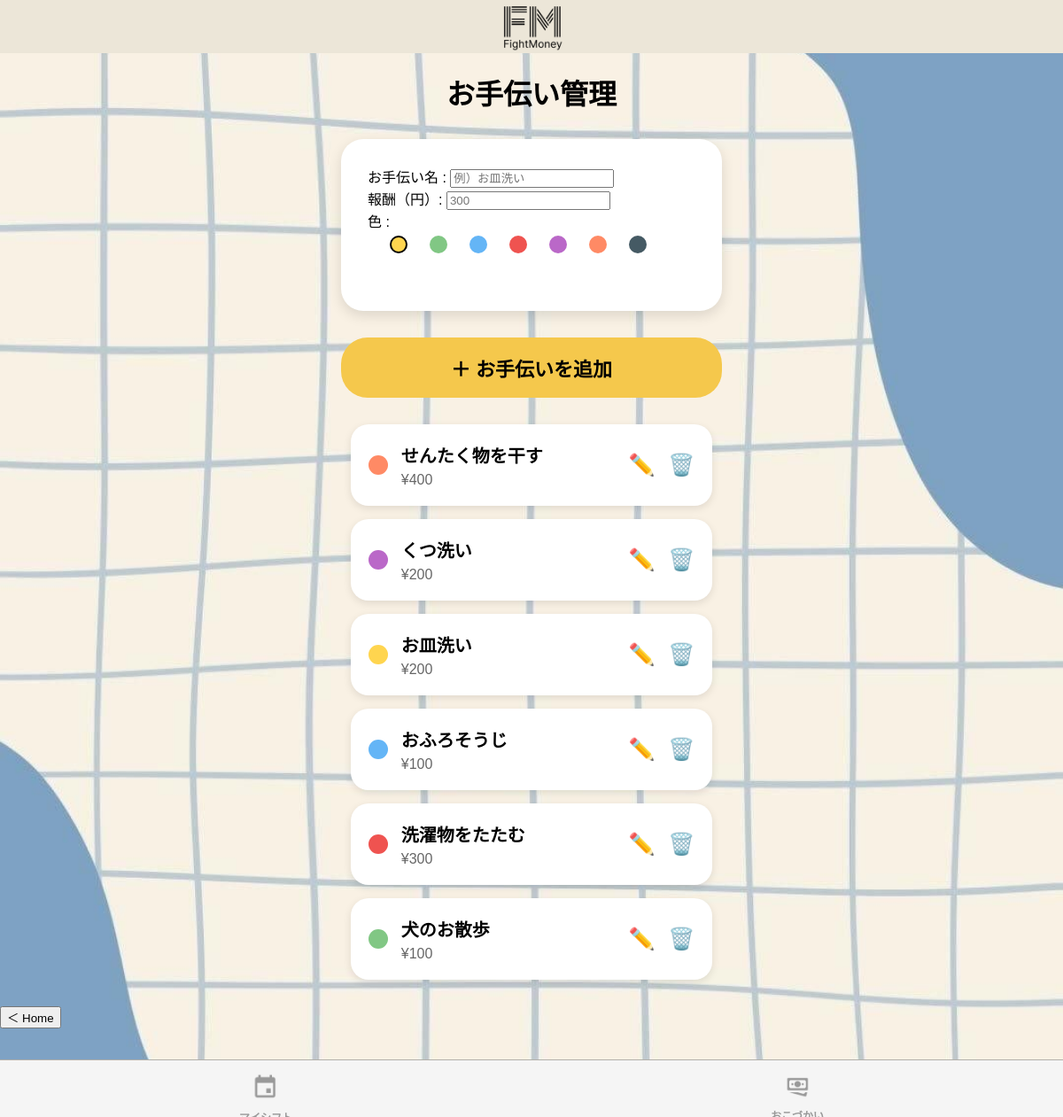
Screenshot of /parent_help (signed in) with the database file from the repository.
### tables this page shows
CREATE TABLE help(
    id INTEGER PRIMARY KEY AUTOINCREMENT,
    family_id INTEGER,
    title TEXT NOT NULL,
    reward INTEGER
, color TEXT, is_deleted INTEGER DEFAULT 0);

### app.py (the view, shortened to what this page needs)
@app.route("/parent_help", methods=["GET","POST"])
def parent_help():
    if session["role"] != "parent":
        return redirect("/")
    conn=sqlite3.connect("app.db")
    conn.row_factory=sqlite3.Row
    cur=conn.cursor()
    cur.execute("""
    SELECT *
    FROM help
    WHERE family_id=?
    AND is_deleted=0
    ORDER BY id DESC
    """,(session["family_id"],))
    help_list=cur.fetchall()
    conn.close()
    return render_template(
        "help_parent.html",
        help_list=help_list
    )

### templates/help_parent.html (shortened to what this page needs)
<!DOCTYPE html>
<html lang="ja">
<head>
    <link rel="stylesheet" href="{{ url_for('static', filename='help_parent.css') }}?v=20260717">
</head>
<body>
    <header>
        <img src="{{ url_for('static', filename='images/logo.png') }}" class="logo">
    </header>
    <h1 class="page-title">お手伝い管理</h1>
<div class="container">
    <form method="POST">
        <div class="input-card">
            <label>お手伝い名 :</label>
            <input
                type="text"
                name="title"
                placeholder="例）お皿洗い"
                required>
		<br>
            <label>報酬（円）:</label>
            <input
                type="number"
                name="reward"
                placeholder="300"
                required>
		<br>
            <label>色 :</label>
            <div class="color-list">
                <div class="color selected"
                     style="background:#FFD54F"
                     data-color="#FFD54F"></div>
                <div class="color"
                     style="background:#81C784"
                     data-color="#81C784"></div>
                <div class="color"
                     style="background:#64B5F6"
                     data-color="#64B5F6"></div>
                <div class="color"
                     style="background:#EF5350"
                     data-color="#EF5350"></div>
                <div class="color"
                     style="background:#BA68C8"
                     data-color="#BA68C8"></div>
                <div class="color"
                     style="background: #FF8A65"
                     data-color="#FF8A65"></div>
                <div class="color"
                     style="background: #455A64"
                     data-color="#455A64"></div>
            </div>
        </div>
        <button class="add-btn" type="submit">
            ＋ お手伝いを追加
        </button>
    </form>
    <div class="help-list">
        {% for help in help_list %}
        <div class="help-card">
            <div class="left">
                <span class="dot" style="background: {{help['color']}};">
                </span>
                <div>
                    <div class="title">
                        {{help["title"]}}
                    </div>
                    <div class="reward">
                        ¥{{help["reward"]}}
                    </div>
                </div>
            </div>
            <div class="right">
                <a href="/edit_help/{{help['id']}}" class="edit">
                    ✏️
                </a>
                <a href="/delete_help/{{help['id']}}" class="delete">
                    🗑️
                </a>
            </div>
        </div>
        {% endfor %}
    </div>
    <button class="return" onclick="location.href='/parent_home'">＜ Home</button>
    <footer class="bottom-nav">
		<a href="{{url_for('home')}}">
			<img src="{{url_for('static',filename='images/clender.png')}}" alt="マイシフト" class="myshift">
			<p>マイシフト</p>
		</a>
		<a href="{{url_for('money')}}">
			<img src="{{url_for('static',filename='images/money.png')}}" alt="おこづかい" class="okane">
			<p>おこづかい</p>
		</a>
	</footer>
</div>
</body>
</html>

### static/help_parent.css (style rules this page uses)
* { box-sizing: border-box; }
html, body { width: 100%; margin: 0; padding: 0; overflow-x: hidden; }
body { background:url("parent.JPG"); background-size: cover; background-position: center; background-repeat: no-repeat; margin: 0; min-height: 100vh; font-family: sans-serif; }
.container { width:100%; margin:auto; min-height:100vh; padding-bottom:100px; box-sizing:border-box; }
header { width: 100%; height: 60px; margin: 0; padding: 0 15px; background: #ECE6D8; display: flex; justify-content: center; align-items: center; }
.logo { width:75px; }
.page-title { display:flex; justify-content:center; align-items:center; }
.input-card { width:430px; max-width:100%; box-sizing:border-box; margin:30px auto; background:white; border-radius:25px; padding:30px; box-shadow:0 5px 15px rgba(0,0,0,.12); }
.color-list { display:flex; gap:15px; margin-left: 20px; margin-bottom:30px; }
.color { width:20px; height:20px; margin-top: 5px; margin: 5px; border-radius:50%; cursor:pointer; }
.selected { border:2px solid black; }
.add-btn { width:430px; max-width:100%; display:block; margin:20px auto; border:none; border-radius:30px; padding:18px; background:#F5C84C; font-size:22px; font-weight:bold; cursor:pointer; }
.help-list { width:95%; max-width:430px; margin:30px auto; }
.help-card { width:95%; max-width:100%; box-sizing:border-box; margin:15px auto; background:white; border-radius:20px; padding:20px; display:flex; justify-content:space-between; align-items:center; box-shadow:0 3px 10px rgba(0,0,0,.1); }
.left { display:flex; align-items:center; gap:15px; }
.dot { width:22px; height:22px; border-radius:50%; }
.title { font-size:20px; font-weight:bold; }
.reward { color:#666; margin-top:5px; }
.right { display:flex; gap:15px; font-size:24px; }
.edit, .delete { text-decoration:none; }
.return { display:flex; justify-content:center; align-items:center; }
.bottom-nav { position: fixed; bottom: 0; left: 50%; transform: translateX(-50%); width: 100%; height: 65px; background:#f5f5f5; display: flex; justify-content: space-around; padding: 10px 0 ; border-top: 1px solid #b2b0aa; }
.bottom-nav a { text-decoration: none; color: #999; text-align: center; display: flex; flex-direction: column; align-items: center; }
.bottom-nav img { width: 40px; height: 40px; object-fit: contain; display: block; margin: 0 auto 5px; }
.bottom-nav p { margin: 0; font-size: 12px; font-weight: bold; }

### rows the page displays
help: title "せんたく物を干す", reward "400"
help: title "くつ洗い", reward "200"
help: title "お皿洗い", reward "200"
help: title "おふろそうじ", reward "100"
help: title "洗濯物をたたむ", reward "300"
help: title "犬のお散歩", reward "100"
